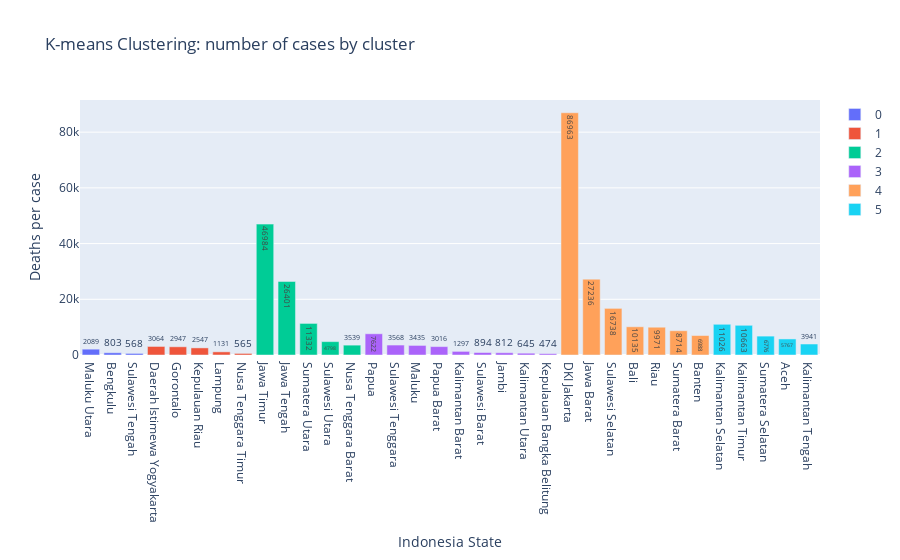

Here is the notebook cell this chart was saved with:
### Markdown cell above
Visualisasi Jumlah kasus aktif dari tiap provinsi dari masing-masing cluster menggunakan bar chart

### Code cell
c = t.sort_values(['K-means', ColumnData.cases], ascending=False)
data = [go.Bar(x=c[(c['K-means'] == i)].index, y=c[(c['K-means'] == i)][ColumnData.cases],
               text=c[(c['K-means'] == i)][ColumnData.cases], name=i) for i in range(0, 6)]

vis_bar = go.Figure(data=data)
vis_bar.update_layout(title='K-means Clustering: number of cases by cluster',
                      xaxis_title='Indonesia State', yaxis_title='Deaths per case')
vis_bar.show()

### Figure 1 — Plotly figure (JSON) as saved in the notebook; plotly's stock layout.template omitted (floating-point values rounded to 4 significant figures)
{"data": [{"name": "0", "text": [2089, 803, 568], "type": "bar", "x": ["Maluku Utara", "Bengkulu", "Sulawesi Tengah"], "y": [2089, 803, 568]}, {"name": "1", "text": [3064, 2947, 2547, 1131, 565], "type": "bar", "x": ["Daerah Istimewa Yogyakarta", "Gorontalo", "Kepulauan Riau", "Lampung", "Nusa Tenggara Timur"], "y": [3064, 2947, 2547, 1131, 565]}, {"name": "2", "text": [46984, 26401, 11332, 4798, 3539], "type": "bar", "x": ["Jawa Timur", "Jawa Tengah", "Sumatera Utara", "Sulawesi Utara", "Nusa Tenggara Barat"], "y": [46984, 26401, 11332, 4798, 3539]}, {"name": "3", "text": [7622, 3568, 3435, 3016, 1297, 894, 812, 645, 474], "type": "bar", "x": ["Papua", "Sulawesi Tenggara", "Maluku", "Papua Barat", "Kalimantan Barat", "Sulawesi Barat", "Jambi", "Kalimantan Utara", "Kepulauan Bangka Belitung"], "y": [7622, 3568, 3435, 3016, 1297, 894, 812, 645, 474]}, {"name": "4", "text": [86963, 27236, 16738, 10135, 9971, 8714, 6988], "type": "bar", "x": ["DKI Jakarta", "Jawa Barat", "Sulawesi Selatan", "Bali", "Riau", "Sumatera Barat", "Banten"], "y": [86963, 27236, 16738, 10135, 9971, 8714, 6988]}, {"name": "5", "text": [11026, 10663, 6776, 5767, 3941], "type": "bar", "x": ["Kalimantan Selatan", "Kalimantan Timur", "Sumatera Selatan", "Aceh", "Kalimantan Tengah"], "y": [11026, 10663, 6776, 5767, 3941]}], "layout": {"title": {"text": "K-means Clustering: number of cases by cluster"}, "xaxis": {"title": {"text": "Indonesia State"}}, "yaxis": {"title": {"text": "Deaths per case"}}}}
